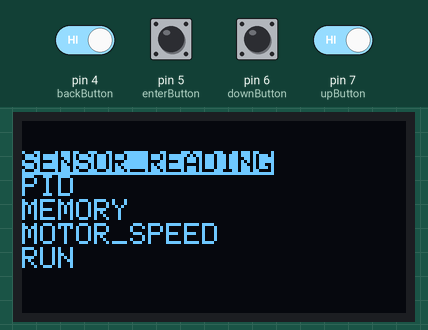
Recording of a program running on a simulated Arduino Uno, built with avr-gcc and run on an emulated ATmega328P. Shown: 128×64 one-colour display. The test bench sets the inputs (shaded band); at power-on: pin 4 (backButton), pin 5 (enterButton), pin 6 (downButton), pin 7 (upButton) HIGH. What the program prints to the serial monitor is not drawn.

Above: at 2.3 s.
3.3 s: pin 5 (enterButton) pulled LOW for 0.45 s
At 4.8 s:
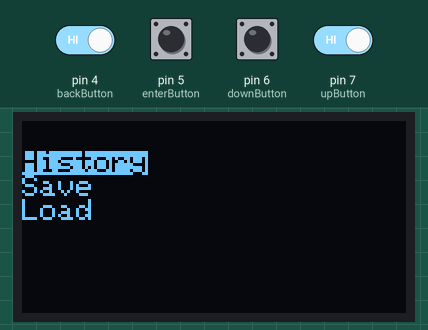
6.5 s: pin 4 (backButton) driven LOW and pin 5 (enterButton) driven LOW
At 6.9 s:
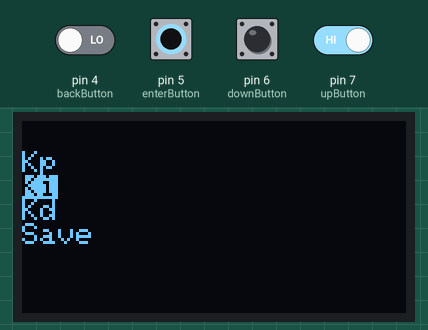
9.2 s: pin 4 (backButton) driven HIGH
At 10.3 s:
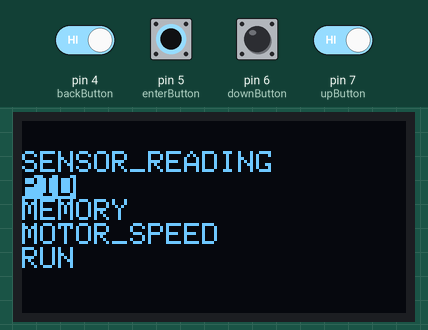
12.2 s: pin 5 (enterButton) driven HIGH
At 13.0 s:
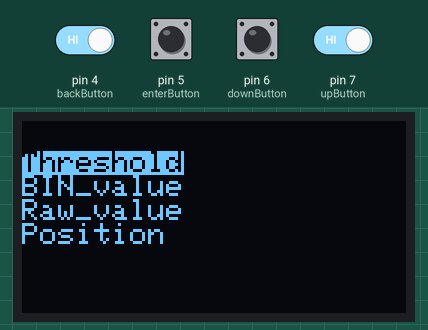
14.7 s: pin 5 (enterButton) driven LOW and pin 7 (upButton) driven LOW
At 15.7 s:
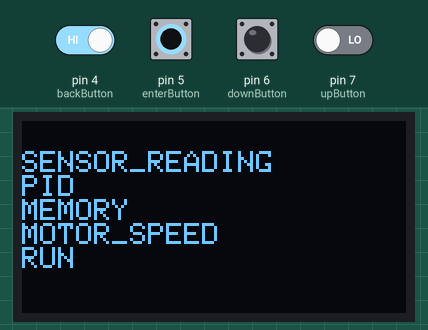
Timing chart, 0 to 17.7 s (numbered marks = the images above; inputs shaded):
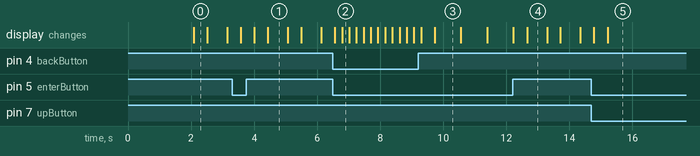

The program:

main.cpp
```cpp
#include <Wire.h>
#include <Adafruit_GFX.h>
#include <Adafruit_SSD1306.h>

#define SCREEN_WIDTH 128 // OLED display width, in pixels
#define SCREEN_HEIGHT 64 // OLED display height, in pixels

const int upButton = 7;
const int downButton = 6;
const int enterButton = 5;
const int backButton = 4;


  bool upPressed;
  bool downPressed;
  bool enterPressed;
  bool backPressed;
// Declaration for an SSD1306 display connected to I2C (SDA, SCL pins)
Adafruit_SSD1306 display(SCREEN_WIDTH, SCREEN_HEIGHT, &Wire, -1);

const int numberOfLevels= 3;
int previousSelected[numberOfLevels] = {0,0,0};
int selectedItem = 0 ;
int currentLevel = 0;


const char* mainMenuOptions[]= {
  "SENSOR_READING",
  "PID",
  "MEMORY",
  "MOTOR_SPEED",
  "RUN"
};

int mainMenuSize = sizeof(mainMenuOptions) / sizeof(mainMenuOptions[0]);


const char* lvl1_sensorReadingOptions[] = {
  "Threshold",
  "BIN_value",
  "Raw_value",
  "Position",
};

int sensorReadingSize = sizeof(lvl1_sensorReadingOptions) / sizeof(lvl1_sensorReadingOptions[0]);

const char* lvl1_pidMenuOptions[] = {
  "Kp",
  "Ki",
  "Kd",
  "Save",
};
 int pidMenuSize = sizeof(lvl1_pidMenuOptions) / sizeof(lvl1_pidMenuOptions[0]);

const char* lvl1_memoryMenuOptions[] = {
  "History",
  "Save",
  "Load",
};

int memoryMenuSize = sizeof(lvl1_memoryMenuOptions) / sizeof(lvl1_memoryMenuOptions[0]);


/*
case menu will be added later
*/

const char* lvl1_motorSpeedMenuOptions[] = {
  //the motor speede will be shown in this menu. Will be added later.
  "Increase",
  "Decrease",
  "Back"
};

int motorSpeedMenuSize = sizeof(lvl1_motorSpeedMenuOptions) / sizeof(lvl1_motorSpeedMenuOptions[0]);


void setup() {
  Serial.begin(9600);

//button setup
  pinMode(upButton, INPUT_PULLUP);
  pinMode(downButton, INPUT_PULLUP);
  pinMode(enterButton, INPUT_PULLUP);
  pinMode(backButton, INPUT_PULLUP);

  if(!display.begin(SSD1306_SWITCHCAPVCC, 0x3C)) { // Address 0x3D for 128x64
    Serial.println(F("SSD1306 allocation failed"));
    for(;;);
  }

  delay(2000);
  display.clearDisplay();
  display.setTextSize(1);
  display.setTextColor(WHITE);
  display.setCursor(0, 10);
  display.display();
}

void displayMenu( const char* menuOptions[], int menuSize) {
  display.clearDisplay();
  display.setTextSize(1);
  display.setCursor(0, 10);

  for (int i = 0; i < menuSize; ++i) {
    if (i == selectedItem) {
      display.setTextColor(SSD1306_BLACK, SSD1306_WHITE);
    } else {
      display.setTextColor(SSD1306_WHITE);
    }

    display.println(menuOptions[i]);
  }

  display.display();
}

void getMenu(int level, int selected){

  if(level == 0){
    displayMenu(mainMenuOptions, mainMenuSize);
  }
  else if(level == 1){
    if(selected == 0){
      displayMenu(lvl1_sensorReadingOptions, sensorReadingSize);
    }
    else if(selected == 1){
      displayMenu(lvl1_pidMenuOptions, pidMenuSize);
    }
    else if(selected == 2){
      displayMenu(lvl1_memoryMenuOptions, memoryMenuSize);
    }
    else if(selected == 3){
      displayMenu(lvl1_motorSpeedMenuOptions, motorSpeedMenuSize);
    }

}
}
//this function moves the cursor up and down according to menu size.
//It is later used in navigateMenu function to reduce the code size.
void cursor_move(int menuSize)
{
  if(upPressed == HIGH){
    selectedItem = (selectedItem + 1) % menuSize;
    delay(200);
  }
  else if(downPressed == HIGH){
    selectedItem = (selectedItem - 1) % menuSize;
    delay(200);
  }
}
//this function navigates the menu. It is called in loop function.
void navigateMenu(){
  upPressed = digitalRead(upButton);
  downPressed = digitalRead(downButton);
  enterPressed = digitalRead(enterButton);
  backPressed = digitalRead(backButton);
//this part moves the cursor up and down
  if(currentLevel==0)
  {
    cursor_move(mainMenuSize);
  }
  if (currentLevel==1 && previousSelected[currentLevel-1]==0)
  {
    cursor_move(sensorReadingSize);
  }
  else if (currentLevel==1 && previousSelected[currentLevel-1]==1)
  {
    cursor_move(pidMenuSize);
  }
  else if (currentLevel==1 && previousSelected[currentLevel-1]==2)
  {
    cursor_move(memoryMenuSize);
  }
  else if (currentLevel==1 && previousSelected[currentLevel-1]==3)
  {
    cursor_move(motorSpeedMenuSize);
  }

//this part changes the level of menu
  if(enterPressed == HIGH){
    previousSelected[currentLevel] = selectedItem;
    selectedItem = 0;
    currentLevel = (currentLevel + 1) % numberOfLevels;
    delay(200);
  }
  else if(backPressed == HIGH){

    currentLevel = (currentLevel - 1) % numberOfLevels;
    delay(200);
  }


}


void loop() {
  Serial.print(currentLevel);
  Serial.print('\t');
  Serial.print(previousSelected[currentLevel-1]);
  Serial.print('\t');
  Serial.println(selectedItem);


  if(currentLevel==0)
  {
    getMenu(currentLevel, selectedItem);
  }
  else
    getMenu(currentLevel, previousSelected[currentLevel-1]);

  navigateMenu();

}
```

Measured:
- after the input at 3.3 s, the display: first differs from a run without the input after 0.71 s (image 1 shows a later state)
- after the input at 6.5 s, the display: first differs from a run without the input after 0.29 s (image 2)
- after the input at 12.2 s, the display: first differs from a run without the input after 0.46 s (image 4)
- after the input at 14.7 s, the display: first differs from a run without the input after 0.51 s (image 5)
- what the display in image 0 shows lasts 0.4 s, from 2.1 s to 2.5 s
- what the display in image 1 shows lasts 0.7 s, from 4.4 s to 5.1 s
- what the display in image 3 shows lasts 0.9 s, from 9.7 s to 10.6 s
